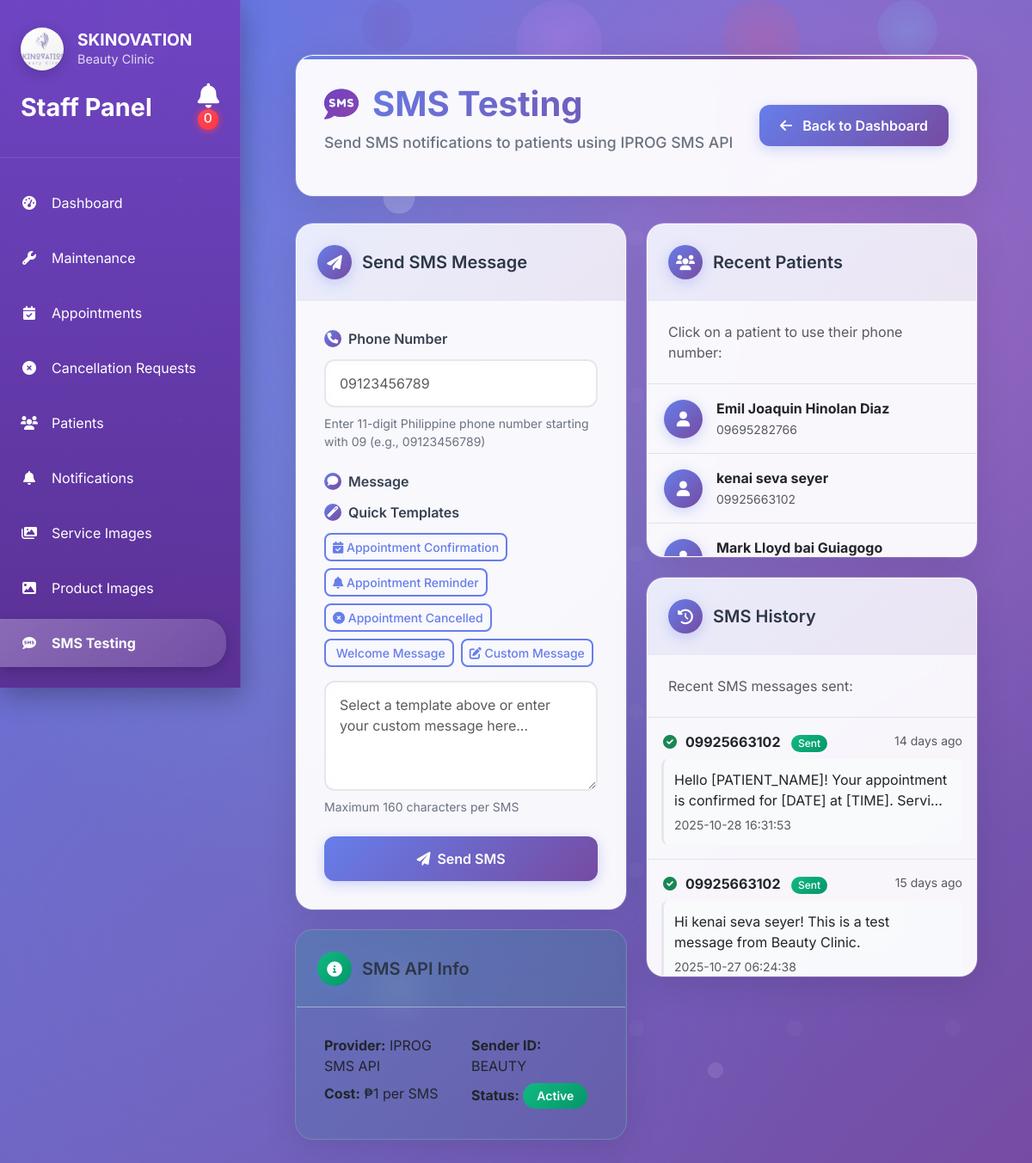
Screenshot of /appointments/admin/sms-test/ (signed in) with the database file from the repository.
### accounts/models.py (models this page shows, shortened)
class User(AbstractUser):
    USER_TYPE_CHOICES = [
        ('patient', 'Patient'),
        ('admin', 'Admin'),
        ('owner', 'Owner'),
        ('attendant', 'Attendant'),
    ]
    GENDER_CHOICES = [
        ('male', 'Male'),
        ('female', 'Female'),
        ('other', 'Other'),
    ]
    CIVIL_STATUS_CHOICES = [
        ('single', 'Single'),
        ('married', 'Married'),
        ('widowed', 'Widowed'),
        ('divorced', 'Divorced'),
        ('separated', 'Separated'),
    ]
    user_type = models.CharField(max_length=10, choices=USER_TYPE_CHOICES, default='patient')
    phone = models.CharField(
        max_length=20,
        validators=[RegexValidator(
            regex=r'^\+?1?\d{9,15}$',
            message="Phone number must be entered in the format: '+999999999'. Up to 15 digits allowed."
        )],
        blank=True
    )
    middle_name = models.CharField(max_length=255, blank=True, null=True)
    address = models.TextField(blank=True, null=True, help_text="Complete address")
    gender = models.CharField(max_length=10, choices=GENDER_CHOICES, blank=True, null=True)
    civil_status = models.CharField(max_length=10, choices=CIVIL_STATUS_CHOICES, blank=True, null=True)
    birthday = models.DateField(blank=True, null=True)
    occupation = models.CharField(max_length=255, blank=True, null=True)
    profile_picture = models.ImageField(upload_to='profile_pictures/', blank=True, null=True)
    archived = models.BooleanField(default=False)
    created_at = models.DateTimeField(auto_now_add=True)
    updated_at = models.DateTimeField(auto_now=True)
    @property
    def full_name(self):
        return f"{self.first_name} {self.middle_name or ''} {self.last_name}".strip()
    class Meta:
        db_table = 'users'

### appointments/models.py (models this page shows, shortened)
class SMSHistory(models.Model):
    sender = models.ForeignKey(settings.AUTH_USER_MODEL, on_delete=models.CASCADE, related_name='sent_sms')
    phone_number = models.CharField(max_length=15)
    message = models.TextField()
    template_used = models.ForeignKey(SMSTemplate, on_delete=models.SET_NULL, null=True, blank=True, related_name='sent_messages')
    status = models.CharField(max_length=20, choices=[
        ('sent', 'Sent'),
        ('failed', 'Failed'),
        ('pending', 'Pending')
    ], default='sent')
    message_id = models.CharField(max_length=100, blank=True, null=True)
    api_response = models.JSONField(blank=True, null=True)
    sent_at = models.DateTimeField(auto_now_add=True)
    class Meta:
        db_table = 'sms_history'
        ordering = ['-sent_at']
        verbose_name = 'SMS History'
        verbose_name_plural = 'SMS Histories'
    @property
    def formatted_sent_at(self):
        return self.sent_at.strftime('%Y-%m-%d %H:%M:%S')
    @property
    def time_ago(self):
        now = timezone.now()
        diff = now - self.sent_at
        if diff.days > 0:
            return f"{diff.days} day{'s' if diff.days > 1 else ''} ago"
        elif diff.seconds > 3600:
            hours = diff.seconds // 3600
            return f"{hours} hour{'s' if hours > 1 else ''} ago"
        elif diff.seconds > 60:
            minutes = diff.seconds // 60
            return f"{minutes} minute{'s' if minutes > 1 else ''} ago"
        else:
            return "Just now"

### appointments/admin_sms_views.py (the view, shortened to what this page needs)
# urls.py: path('admin/sms-test/', admin_sms_views.admin_sms_test, name='admin_sms_test'),
@login_required
@user_passes_test(is_admin)
def admin_sms_test(request):
    recent_patients = User.objects.filter(
        user_type='patient',
        phone__isnull=False
    ).exclude(phone='')[:10]
    sms_history = SMSHistory.objects.filter(sender=request.user)[:20]
    context = {
        'recent_patients': recent_patients,
        'sms_history': sms_history,
    }
    return render(request, 'appointments/admin_sms_test.html', context)

### appointments/admin_sms_views.py (called while the page is built)
def is_admin(user):
    return user.is_authenticated and user.user_type == 'admin'

### appointments/context_processors.py (called while the page is built)
def notification_count(request):
    if request.user.is_authenticated:
        if request.user.user_type == 'admin':
            count = Notification.objects.filter(patient__isnull=True).count()
        else:
            count = Notification.objects.filter(patient=request.user, is_read=False).count()
    else:
        count = 0
    return {
        'notification_count': count
    }

### templates/appointments/admin_sms_test.html (shortened to what this page needs)
{% extends 'appointments/admin_base.html' %}
{% load static %}
{% block extra_css %}
<link rel="stylesheet" href="{% static 'css/animations.css' %}">
{% endblock %}
{% block content %}
<div class="sms-container">
    <div class="page-header">
        <div class="d-flex justify-content-between align-items-center">
            <div>
                <h1 class="page-title">
                    <i class="fas fa-sms me-3"></i>
                    SMS Testing
                </h1>
                <p class="page-subtitle">Send SMS notifications to patients using IPROG SMS API</p>
            </div>
            <a href="{% url 'appointments:admin_dashboard' %}" class="back-btn">
                <i class="fas fa-arrow-left me-2"></i> Back to Dashboard
            </a>
        </div>
    </div>
    <div class="row">
        <div class="col-md-6">
            <div class="sms-card">
                <div class="card-header">
                    <h5>
                        <i class="fas fa-paper-plane"></i>
                        Send SMS Message
                    </h5>
                </div>
                <div class="card-body">
                    <form id="smsForm">
                        <div class="mb-4">
                            <label for="phone_number" class="form-label">
                                <i class="fas fa-phone"></i>
                                Phone Number
                            </label>
                            <input type="text" class="form-control" id="phone_number" name="phone_number"
                                   placeholder="09123456789" maxlength="11" pattern="09[0-9]{9}" required>
                            <div class="form-text">Enter 11-digit Philippine phone number starting with 09 (e.g., 09123456789)</div>
                        </div>
                        <div class="mb-4">
                            <label for="message" class="form-label">
                                <i class="fas fa-comment"></i>
                                Message
                            </label>
                            <div class="mb-3">
                                <label class="form-label">
                                    <i class="fas fa-magic"></i>
                                    Quick Templates
                                </label>
                                <div class="d-flex flex-wrap gap-2">
                                    <button type="button" class="btn btn-outline-primary btn-sm" onclick="useTemplate('appointment_confirmation')">
                                        <i class="fas fa-calendar-check"></i> Appointment Confirmation
                                    </button>
                                    <button type="button" class="btn btn-outline-primary btn-sm" onclick="useTemplate('appointment_reminder')">
                                        <i class="fas fa-bell"></i> Appointment Reminder
                                    </button>
                                    <button type="button" class="btn btn-outline-primary btn-sm" onclick="useTemplate('appointment_cancelled')">
                                        <i class="fas fa-times-circle"></i> Appointment Cancelled
                                    </button>
                                    <button type="button" class="btn btn-outline-primary btn-sm" onclick="useTemplate('welcome_message')">
                                         Welcome Message
                                    </button>
                                    <button type="button" class="btn btn-outline-primary btn-sm" onclick="useTemplate('custom')">
                                        <i class="fas fa-edit"></i> Custom Message
                                    </button>
                                </div>
                            </div>
                            <textarea class="form-control" id="message" name="message" rows="4"
                                      placeholder="Select a template above or enter your custom message here..." required></textarea>
                            <div class="form-text">Maximum 160 characters per SMS</div>
                        </div>
                        <button type="submit" class="btn btn-primary w-100">
                            <i class="fas fa-paper-plane me-2"></i>Send SMS
                        </button>
                    </form>
                </div>
            </div>
            <div class="sms-card api-info-card mt-4">
                <div class="card-header">
                    <h5>
                        <i class="fas fa-info-circle"></i>
                        SMS API Info
                    </h5>
                </div>
                <div class="card-body">
                    <div class="row">
                        <div class="col-6">
                            <p class="mb-2"><strong>Provider:</strong> IPROG SMS API</p>
                            <p class="mb-2"><strong>Cost:</strong> ₱1 per SMS</p>
                        </div>
                        <div class="col-6">
                            <p class="mb-2"><strong>Sender ID:</strong> BEAUTY</p>
                            <p class="mb-0"><strong>Status:</strong> <span id="apiStatus" class="badge bg-success">Active</span></p>
                        </div>
                    </div>
                </div>
            </div>
        </div>
        <div class="col-md-6">
            <div class="sms-card">
                <div class="card-header">
                    <h5>
                        <i class="fas fa-users"></i>
                        Recent Patients
                    </h5>
                </div>
                <div class="card-body p-0">
                    {% if recent_patients %}
                        <div class="p-4 border-bottom">
                            <p class="text-muted mb-0">Click on a patient to use their phone number:</p>
                        </div>
                        <div class="patients-list" style="max-height: 200px; overflow-y: auto;">
                            {% for patient in recent_patients %}
                                <div class="patient-item p-3 border-bottom"
                                     onclick="usePatientPhone('{{ patient.phone }}', '{{ patient.full_name }}')">
                                    <div class="d-flex align-items-center">
                                        <div class="patient-avatar me-3">
                                            <i class="fas fa-user"></i>
                                        </div>
                                        <div>
                                            <strong>{{ patient.full_name }}</strong><br>
                                            <small class="text-muted">{{ patient.phone }}</small>
                                        </div>
                                    </div>
                                </div>
                            {% endfor %}
                        </div>
                    {% endif %}
                </div>
            </div>
            <div class="sms-card mt-4">
                <div class="card-header">
                    <h5>
                        <i class="fas fa-history"></i>
                        SMS History
                    </h5>
                </div>
                <div class="card-body p-0">
                    {% if sms_history %}
                        <div class="p-4 border-bottom">
                            <p class="text-muted mb-0">Recent SMS messages sent:</p>
                        </div>
                        <div class="sms-history-list" style="max-height: 300px; overflow-y: auto;">
                            {% for sms in sms_history %}
                                <div class="sms-history-item p-3 border-bottom">
                                    <div class="d-flex justify-content-between align-items-start mb-2">
                                        <div class="d-flex align-items-center">
                                            <div class="sms-status-icon me-2">
                                                {% if sms.status == 'sent' %}
                                                    <i class="fas fa-check-circle text-success"></i>
                                                {% elif sms.status == 'failed' %}
                                                    <i class="fas fa-times-circle text-danger"></i>
                                                {% else %}
                                                    <i class="fas fa-clock text-warning"></i>
                                                {% endif %}
                                            </div>
                                            <div>
                                                <strong class="text-dark">{{ sms.phone_number }}</strong>
                                                <span class="badge badge-status ms-2 {% if sms.status == 'sent' %}bg-success{% elif sms.status == 'failed' %}bg-danger{% else %}bg-warning{% endif %}">
                                                    {{ sms.status|title }}
                                                </span>
                                            </div>
                                        </div>
                                        <small class="text-muted">{{ sms.time_ago }}</small>
                                    </div>
                                    <div class="sms-message">
                                        <p class="mb-1 text-dark">{{ sms.message|truncatechars:80 }}</p>
                                        <small class="text-muted">{{ sms.formatted_sent_at }}</small>
                                    </div>
                                </div>
                            {% endfor %}
                        </div>
                    {% endif %}
                </div>
            </div>
        </div>
    </div>
</div>
{% endblock %}

### templates/appointments/admin_base.html (style rules this page uses)
:root { --primary-color: #6f42c1; --secondary-color: #8e44ad; --dark-color: #5a2d91; --light-purple: #f8f9ff; --success-color: #28a745; --warning-color: #ffc107; --danger-color: #dc3545; --info-color: #17a2b8; }
body { font-family: 'Inter', -apple-system, BlinkMacSystemFont, 'Segoe UI', Roboto, sans-serif; background: linear-gradient(135deg, #667eea 0%, #764ba2 100%); background-attachment: fixed; min-height: 100vh; position: relative; }
body::before { content: ''; position: fixed; top: 0; left: 0; width: 100%; height: 100%; background: radial-gradient(circle at 20% 80%, rgba(120, 119, 198, 0.3) 0%, transparent 50%), radial-gradient(circle at 80% 20%, rgba(255, 119, 198, 0.3) 0%, transparent 50%), radial-gradient(circle at 40% 40%, rgba(120, 219, 255, 0.2) 0%, transparent 50%); z-index: -1; }
.page-title { color: var(--primary-color); font-size: 2.5rem; font-weight: bold; margin: 0; display: flex; align-items: center; position: relative; z-index: 1; }
.page-title i { margin-right: 1rem; background: linear-gradient(135deg, var(--primary-color), var(--secondary-color)); -webkit-background-clip: text; -webkit-text-fill-color: transparent; background-clip: text; }

### rows the page displays
User: full_name "Emil Joaquin Hinolan Diaz", phone "09695282766"
User: full_name "kenai seva seyer", phone "09925663102"
User: full_name "Mark Lloyd bai Guiagogo"
SMSHistory: phone_number "09925663102", status "Sent", time_ago "14 days ago", message "Hello [PATIENT_NAME]! Your appointment is confirmed for [DATE] at [TIME]. Servi…", formatted_sent_at "2025-10-28 16:31:53"
SMSHistory: phone_number "09925663102", status "Sent", time_ago "15 days ago", message "Hi kenai seva seyer! This is a test message from Beauty Clinic.", formatted_sent_at "2025-10-27 06:24:38"
